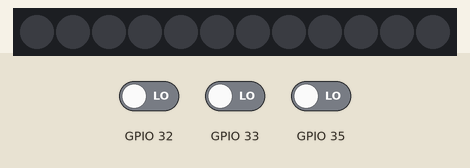
This sketch was run on a simulated ESP32. On the bench: 12 RGB LEDs in strip order, left to right. Inputs (shaded band) come from the test bench; at power-on: GPIO 35 LOW, GPIO 32 LOW, GPIO 33 LOW. Dim RGB values are drawn brighter than linear; random numbers use the default seed unless the sketch sets one.

Above: at 1.2 s.
1.3 s: GPIO 35 driven HIGH
At 1.38 s:
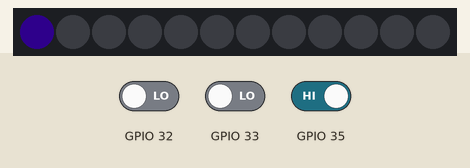
3.2 s: GPIO 35 driven LOW
At 4.5 s:
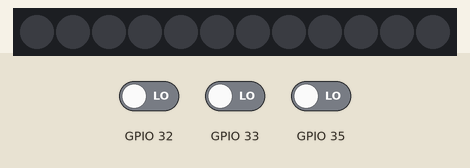
4.7 s: GPIO 35 driven HIGH
At 8.6 s:
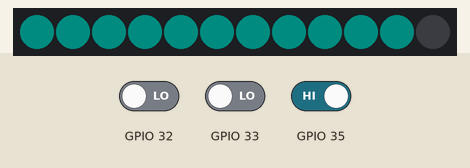
Timing chart, 0 to 10.1 s (numbered marks = the images above; inputs shaded):
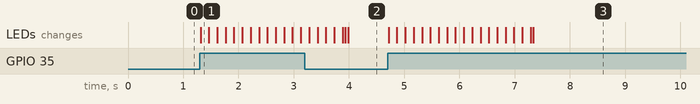

The sketch:

bandje_ESP_2_buttons.ino
```cpp
#include <Arduino.h>
#include <Adafruit_NeoPixel.h>

#define stripPin 14
#define stripCount 12  //amount of neopixels

#define raveBright 200    //initial RaveMode brightness
#define raveDecrement 20  //raveMode brightness reduction


Adafruit_NeoPixel strip(stripCount, stripPin, NEO_GRB);

//initialising global vars

float N = 30;
uint8_t n = ceil(12 * (1 - pow(2.72, -N / 18)));
uint8_t raveState = 0;
uint16_t raveHue = 0;
uint8_t ravePix = 0;
bool buttonState = 0;
bool flashState = 0;
bool buddyState = 0;
uint bright = strip.Color(255, 255, 255);


void setup() {
  pinMode(32, INPUT);
  pinMode(35, INPUT);
  pinMode(33, INPUT);
  strip.begin();
  strip.show();
  randomSeed(analogRead(34));
  Serial.begin(9600);
}

void loop() {
  buttonState = digitalRead(32);
  flashState = digitalRead(33);
  buddyState = digitalRead(35);

  strip.setBrightness(40);

  if (buttonState && raveState != 5) {
    raveState++;
    raveState %= 3;
    while (buttonState) {  //only register on release => prevent going through state increments multiple times
      buttonState = digitalRead(32);
    }
  }

  if (flashState){
    while(flashState){
      flashState = digitalRead(33);
    }
    if (raveState == 5){
      raveState = 0;
    } else {
      raveState = 5;
    }
  }

  if (buddyState) {
    N = random(1, 40);
    n = ceil(stripCount * (1 - pow(2.72, -N / 18)));    //calculate the number of leds lighting up.
    unsigned int color = random(0, 65535);
    for (int i = 0; i < 3; i++) {  //
      for (int j = 0; j < stripCount + 2; j++) {
        strip.setPixelColor(j, strip.ColorHSV(color, 255, 80));
        strip.setPixelColor((j - 2) % stripCount, 0);
        strip.show();
        delay(50);
      }
    }
    strip.fill(0, 0, stripCount);
    //Find your friends
    for (int i = 0; i < n; i++) {
      strip.setPixelColor(i, strip.ColorHSV(color, 255, 80));
      strip.show();
      delay(50);
    }
    while (buddyState) {  //lock the band when in buddyMode
      buddyState = digitalRead(35);
    }
    if (raveState == 5) {  //don't reconnect into flashlightMode
      raveState = 0;
    }
  }

  switch (raveState) {
    case 0:  //Lights out
      for (int i = 0; i < 18; i++) {
        strip.setPixelColor(i, 0);
      }
      break;
    case 1:  //fast rave
      raveHue += 1000;
      ravePix++;
      ravePix %= stripCount;
      for (int i = 0; i < (stripCount / 2); i++) {
        strip.setPixelColor(ravePix - i, strip.ColorHSV(raveHue, 255, max(raveBright - (raveDecrement * i), 0)));
        strip.setPixelColor((ravePix - i + (stripCount / 2)) % stripCount, strip.ColorHSV((raveHue + 16384) % 65536, 255, max(raveBright - (raveDecrement * i), 0)));
      }
      break;
    case 2:  //slow rave
      raveHue += 500;
      ravePix++;
      ravePix %= stripCount * 2;
      for (int i = 0; i < (stripCount / 2); i++) {
        strip.setPixelColor(int(ravePix / 2) - i, strip.ColorHSV(raveHue, 255, max(raveBright - (raveDecrement * i), 0)));
        strip.setPixelColor((int(ravePix / 2) - i + (stripCount / 2)) % stripCount, strip.ColorHSV((raveHue + 16384) % 65536, 255, max(raveBright - (raveDecrement * i), 0)));
      }
      break;

    case 5:  //flashlight
      strip.setBrightness(255);
      strip.fill(bright, 0, stripCount);
      break;
  }
  strip.show();
  delay(30);
}
```

Measured:
- after the input at 1.3 s, the LEDs: change at once (image 1)
- after the input at 4.7 s, the LEDs: first change at once (image 3 shows a later state)
